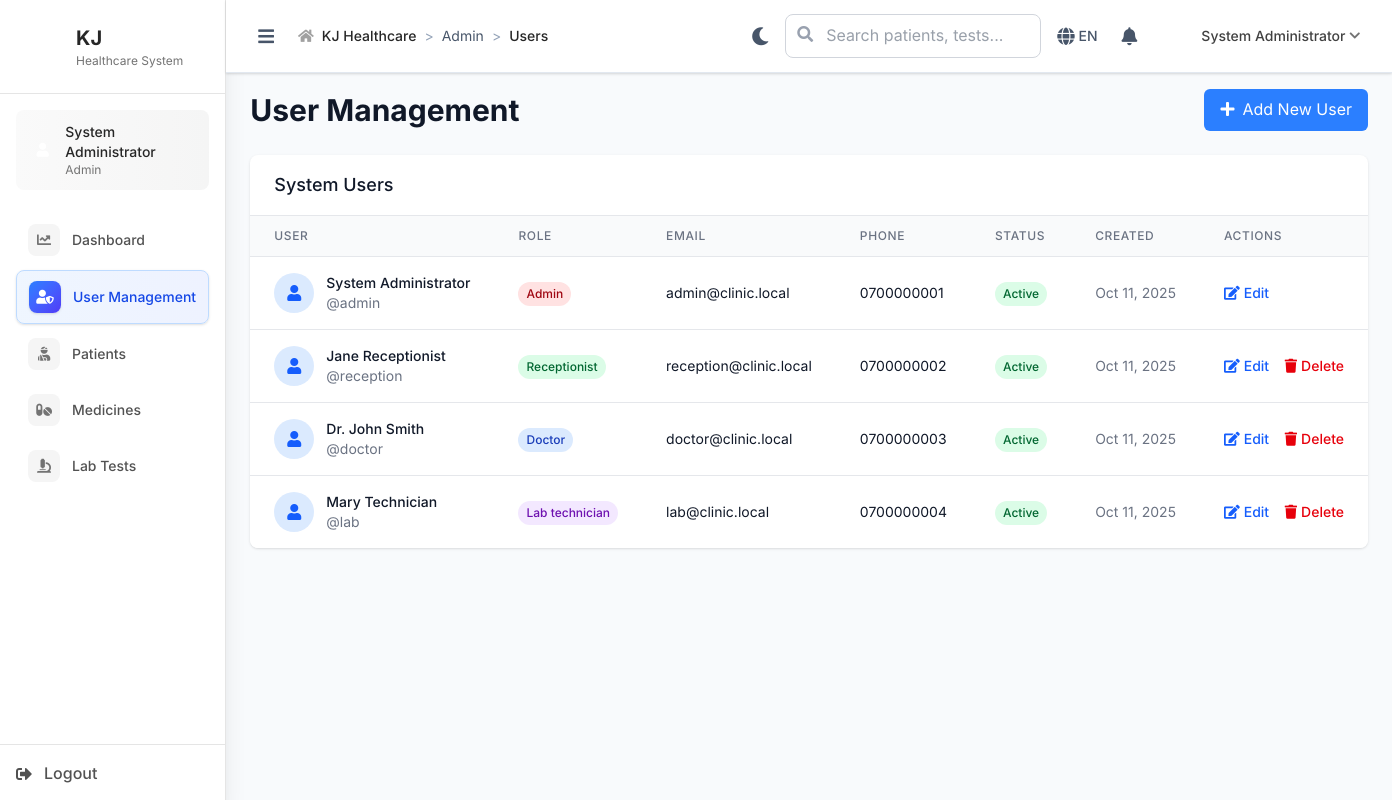
/admin/users (signed in), run on an earlier commit of the app's database.
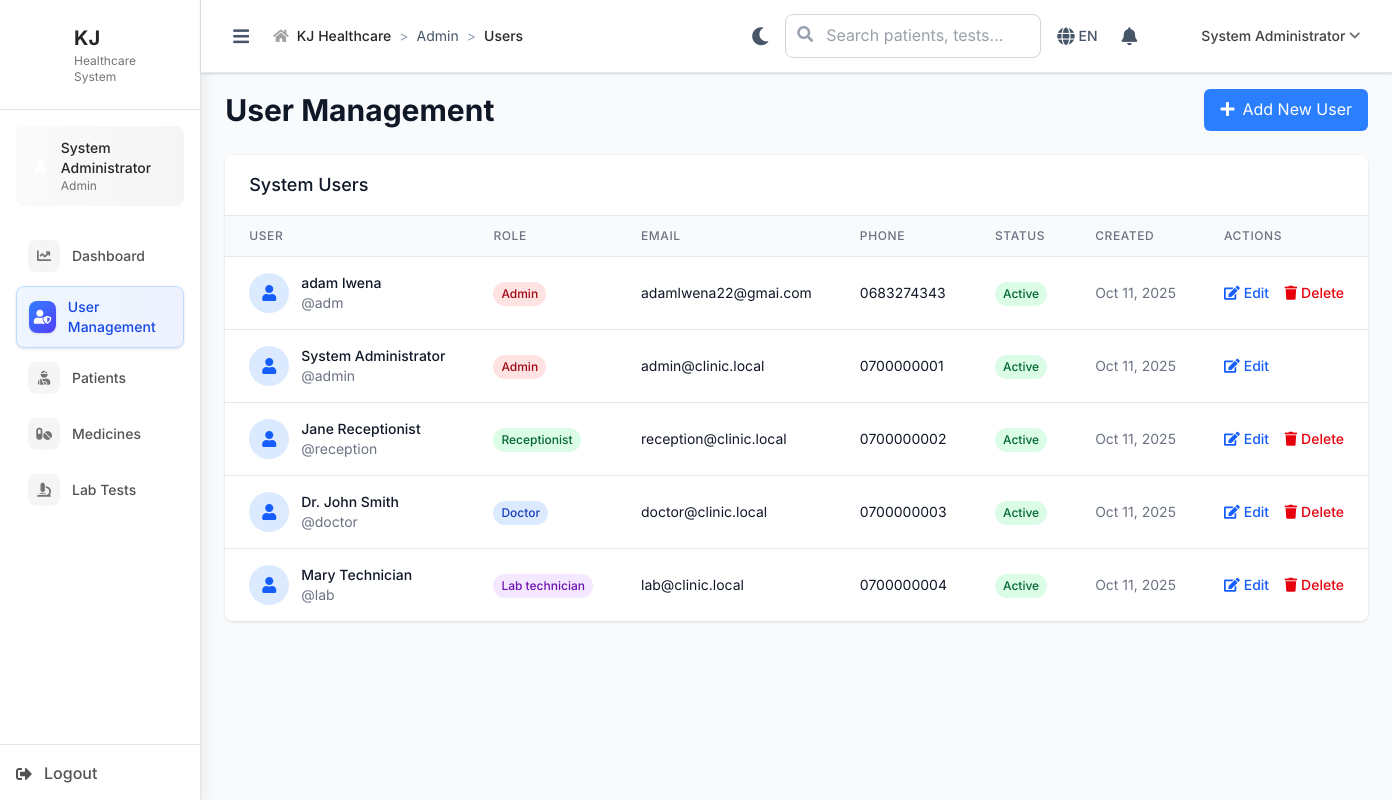
And on a later commit of the database.
### tables this page shows
CREATE TABLE `users` (
  `id` int(11) NOT NULL,
  `username` varchar(50) NOT NULL,
  `password_hash` varchar(255) NOT NULL,
  `email` varchar(100) NOT NULL,
  `role` enum('admin','receptionist','doctor','lab_technician') NOT NULL,
  `first_name` varchar(50) NOT NULL,
  `last_name` varchar(50) NOT NULL,
  `phone` varchar(20) DEFAULT NULL,
  `specialization` varchar(100) DEFAULT NULL COMMENT 'For doctors - future use',
  `is_active` tinyint(1) DEFAULT 1,
  `created_at` timestamp NOT NULL DEFAULT current_timestamp(),
  `updated_at` timestamp NOT NULL DEFAULT current_timestamp() ON UPDATE current_timestamp()
);

### includes/BaseController.php (called while the page is built, shortened)
<?php
class BaseController {
    public function __construct() {
        global $pdo;
        $this->pdo = $pdo;
    }
    protected function render($view, $data = []) {
        extract($data);
        $BASE_PATH = defined('BASE_PATH') ? BASE_PATH : (rtrim(str_replace('\\', '/', dirname($_SERVER['SCRIPT_NAME'] ?? '/')), '/') ?: '');
        include __DIR__ . "/../views/{$view}.php";
    $content = ob_get_clean();
    $base = defined('BASE_PATH') ? BASE_PATH : '/' . basename(dirname(__DIR__));
    $content = str_replace(['/KJ/', '/ZAHANATI/'], rtrim($base, '/') . '/', $content);
        $BASE_PATH = defined('BASE_PATH') ? BASE_PATH : (rtrim(str_replace('\\', '/', dirname($_SERVER['SCRIPT_NAME'] ?? '/')), '/') ?: '');
        include __DIR__ . '/../views/layouts/main.php';
    }
}
?>

### controllers/AdminController.php (called while the page is built, shortened)
<?php
require_once __DIR__ . '/../includes/BaseController.php';
class AdminController extends BaseController {
    public function users() {
        $users = $this->pdo->query("SELECT id, username, email, role, first_name, last_name, phone, is_active, created_at FROM users ORDER BY created_at DESC")->fetchAll();
        $this->render('admin/users', [
            'users' => $users
        ]);
    }
}
?>

### index.php (called while the page is built, shortened)
<?php
$request = $_SERVER['REQUEST_URI'];
$path = parse_url($request, PHP_URL_PATH);
if (strpos($path, BASE_PATH) === 0) {
    $path = substr($path, strlen(BASE_PATH));
}
$path = ltrim($path, '/');
$segments = explode('/', $path);
$controller = $segments[0] ?? 'auth';
$action = $segments[1] ?? 'login';
try {
    $controllerInstance = new $controllerClass();
    $params = array_slice($segments, 2);
    call_user_func_array([$controllerInstance, $action], $params);
} catch (Throwable $e) {
    Logger::error("Error in controller: " . $e->getMessage(), [
        'controller' => $controller,
        'action' => $action,
        'file' => $e->getFile(),
        'line' => $e->getLine(),
        'trace' => $e->getTraceAsString()
    ]);
    error_log("Error in controller: " . $e->getMessage());
    http_response_code(500);
    echo "Internal server error";
}
?>

### views/admin/users.php (the view, shortened to what the changed rows need)
<div class="space-y-6">
    <div class="flex items-center justify-between">
        <h1 class="text-3xl font-bold text-gray-900">User Management</h1>
    </div>
    <div class="bg-white rounded-lg shadow overflow-hidden">
        <div class="overflow-x-auto">
            <table class="min-w-full divide-y divide-gray-200">
                <thead class="bg-gray-50">
                    <tr>
                        <th class="px-6 py-3 text-left text-xs font-medium text-gray-500 uppercase tracking-wider">User</th>
                        <th class="px-6 py-3 text-left text-xs font-medium text-gray-500 uppercase tracking-wider">Role</th>
                        <th class="px-6 py-3 text-left text-xs font-medium text-gray-500 uppercase tracking-wider">Email</th>
                        <th class="px-6 py-3 text-left text-xs font-medium text-gray-500 uppercase tracking-wider">Phone</th>
                        <th class="px-6 py-3 text-left text-xs font-medium text-gray-500 uppercase tracking-wider">Status</th>
                        <th class="px-6 py-3 text-left text-xs font-medium text-gray-500 uppercase tracking-wider">Created</th>
                        <th class="px-6 py-3 text-left text-xs font-medium text-gray-500 uppercase tracking-wider">Actions</th>
                    </tr>
                </thead>
                <tbody class="bg-white divide-y divide-gray-200">
                    <?php foreach ($users as $user): ?>
                    <tr class="hover:bg-gray-50">
                        <td class="px-6 py-4 whitespace-nowrap">
                            <div class="flex items-center">
                                <div class="w-10 h-10 bg-blue-100 rounded-full flex items-center justify-center mr-3">
                                    <i class="fas fa-user text-blue-600"></i>
                                </div>
                                <div>
                                    <div class="text-sm font-medium text-gray-900">
                                        <?php echo htmlspecialchars($user['first_name'] . ' ' . $user['last_name']); ?>
                                    </div>
                                    <div class="text-sm text-gray-500">
                                        @<?php echo htmlspecialchars($user['username']); ?>
                                    </div>
                                </div>
                            </div>
                        </td>
                        <td class="px-6 py-4 whitespace-nowrap">
                            <span class="inline-flex px-2 py-1 text-xs font-medium rounded-full
                                <?php
                                switch ($user['role']) {
                                    case 'admin':
                                        echo 'bg-red-100 text-red-800';
                                        break;
                                    case 'doctor':
                                        echo 'bg-blue-100 text-blue-800';
                                        break;
                                    case 'receptionist':
                                        echo 'bg-green-100 text-green-800';
                                        break;
                                    case 'lab_technician':
                                        echo 'bg-purple-100 text-purple-800';
                                        break;
                                }
                                ?>">
                                <?php echo ucfirst(str_replace('_', ' ', $user['role'])); ?>
                            </span>
                        </td>
                        <td class="px-6 py-4 whitespace-nowrap text-sm text-gray-900">
                            <?php echo htmlspecialchars($user['email']); ?>
                        </td>
                        <td class="px-6 py-4 whitespace-nowrap text-sm text-gray-900">
                            <?php echo htmlspecialchars($user['phone'] ?? 'N/A'); ?>
                        </td>
                        <td class="px-6 py-4 whitespace-nowrap">
                            <span class="inline-flex px-2 py-1 text-xs font-medium rounded-full
                                <?php echo $user['is_active'] ? 'bg-green-100 text-green-800' : 'bg-red-100 text-red-800'; ?>">
                                <?php echo $user['is_active'] ? 'Active' : 'Inactive'; ?>
                            </span>
                        </td>
                        <td class="px-6 py-4 whitespace-nowrap text-sm text-gray-500">
                            <?php echo date('M j, Y', strtotime($user['created_at'])); ?>
                        </td>
                        <td class="px-6 py-4 whitespace-nowrap text-sm font-medium">
                            <a href="<?= $BASE_PATH ?>/admin/edit_user?id=<?= $user['id'] ?>" class="text-blue-600 hover:text-blue-900 mr-3">
                                <i class="fas fa-edit mr-1"></i>Edit
                            </a>
                            <?php if ($user['id'] != $_SESSION['user_id']): ?>
                                <button onclick="deleteUser(<?= $user['id'] ?>, '<?= htmlspecialchars($user['username']) ?>')"
                                        class="text-red-600 hover:text-red-900">
                                    <i class="fas fa-trash mr-1"></i>Delete
                                </button>
                            <?php endif; ?>
                        </td>
                    </tr>
                    <?php endforeach; ?>
                </tbody>
            </table>
        </div>
    </div>
</div>

### views/layouts/main.php (shortened to what the changed rows need)
<!DOCTYPE html>
<html lang="en">
<head>
    <link rel="stylesheet" href="/assets/css/tailwind.css">
    <link rel="stylesheet" href="/assets/css/fontawesome.min.css">
    <link rel="stylesheet" href="/assets/css/fonts.css">
    <link rel="stylesheet" href="https://cdnjs.cloudflare.com/ajax/libs/font-awesome/5.15.4/css/all.min.css">
    <link rel="stylesheet" href="/KJ/assets/css/tailwind.css">
</head>
<body class="bg-gray-100">
    <?php if (isset($_SESSION['user_id'])): ?>
        <div class="flex min-h-screen">
            <div id="sidebar" class="sidebar w-64 bg-white shadow-xl min-h-screen flex flex-col border-r border-neutral-200">
                <div class="flex-1 p-4 overflow-y-auto custom-scrollbar">
                    <nav class="space-y-1">
                        <?php
                        $role = $_SESSION['user_role'];
                        $menu_items = [];
                        $current_path = trim(parse_url($_SERVER['REQUEST_URI'], PHP_URL_PATH), '/');
                        $base = defined('BASE_PATH') ? trim(BASE_PATH, '/') : basename(dirname(__DIR__, 2));
                        if (strpos($current_path, $base . '/') === 0) {
                            $current_path = substr($current_path, strlen($base) + 1);
                        }
                        if ($role === 'admin') {
                            $menu_items = [
                                ['url' => 'admin/dashboard', 'icon' => 'fas fa-chart-line', 'text' => 'Dashboard'],
                                ['url' => 'admin/users', 'icon' => 'fas fa-user-shield', 'text' => 'User Management'],
                                ['url' => 'admin/patients', 'icon' => 'fas fa-user-injured', 'text' => 'Patients'],
                                ['url' => 'admin/medicines', 'icon' => 'fas fa-pills', 'text' => 'Medicines'],
                                ['url' => 'admin/tests', 'icon' => 'fas fa-microscope', 'text' => 'Lab Tests'],
                            ];
                        }
                        ?>
                        <?php foreach ($menu_items as $item):
                            $is_active = (strpos($current_path, $item['url']) !== false);
                            $color = isset($item['color']) ? $item['color'] : 'blue';
                        ?>
                            <a href="<?php echo htmlspecialchars($BASE_PATH); ?>/<?php echo $item['url']; ?>"
                                class="group flex items-center justify-between px-3 py-2.5 rounded-lg transition-all duration-200 <?php echo $is_active ? 'bg-gradient-to-r from-blue-50 to-indigo-50 border border-blue-200 text-blue-700 shadow-sm' : 'text-neutral-600 hover:bg-gradient-to-r hover:from-neutral-50 hover:to-neutral-100 hover:text-neutral-800'; ?>"
                                onclick="closeSidebarOnMobile()">
                                <div class="flex items-center space-x-3">
                                    <div class="w-8 h-8 rounded-lg flex items-center justify-center transition-all duration-200 <?php echo $is_active ? 'bg-gradient-to-br from-blue-500 to-indigo-600 text-white shadow-sm' : 'bg-neutral-100 text-neutral-500 group-hover:bg-gradient-to-br group-hover:from-' . $color . '-500 group-hover:to-' . $color . '-600 group-hover:text-white'; ?>">
                                        <i class="<?php echo $item['icon']; ?> text-sm"></i>
                                    </div>
                                    <span class="font-medium text-sm"><?php echo $item['text']; ?></span>
                                </div>
                            </a>
                        <?php endforeach; ?>
                    </nav>
                </div>
            </div>
            <div class="flex-1 flex flex-col min-h-screen">
                <div class="top-header">
                    <div class="px-4 md:px-6 py-3">
                        <div class="flex items-center justify-between">
                            <div class="flex items-center space-x-4">
                                <nav class="breadcrumb hidden md:flex">
                                    <?php
                                    $current_page = trim(parse_url($_SERVER['REQUEST_URI'], PHP_URL_PATH), '/');
                                    $base = defined('BASE_PATH') ? trim(BASE_PATH, '/') : basename(dirname(__DIR__, 2));
                                    if (strpos($current_page, $base . '/') === 0) {
                                        $current_page = substr($current_page, strlen($base) + 1);
                                    }
                                    $breadcrumbs = [];
                                    $parts = explode('/', $current_page);
                                    if (count($parts) >= 1 && $parts[0]) {
                                        $breadcrumbs[] = ['text' => ucfirst($parts[0]), 'url' => $parts[0]];
                                        if (count($parts) >= 2 && $parts[1]) {
                                            $breadcrumbs[] = ['text' => ucfirst(str_replace('_', ' ', $parts[1])), 'url' => null];
                                        }
                                    }
                                    ?>
                                    <?php foreach ($breadcrumbs as $index => $crumb): ?>
                                        <div class="breadcrumb-item">
                                            <?php if ($crumb['url'] && $index < count($breadcrumbs) - 1): ?>
                                                <a href="<?= htmlspecialchars($BASE_PATH) ?>/<?= htmlspecialchars($crumb['url']) ?>"
                                                    class="breadcrumb-link"><?= htmlspecialchars($crumb['text']) ?></a>
                                            <?php else: ?>
                                                <span class="text-neutral-800 font-medium"><?= htmlspecialchars($crumb['text']) ?></span>
                                            <?php endif; ?>
                                        </div>
                                    <?php endforeach; ?>
                                </nav>
                            </div>
                        </div>
                    </div>
                </div>
                <main class="flex-1 overflow-auto custom-scrollbar main-content-area">
                    <div class="fade-in">
                        <?php echo $content; ?>
                    </div>
                </main>
            </div>
        </div>
    <?php endif; ?>
</body>
</html>

What changed in the data, as far as the page shows it:
added users: first_name+last_name "adam lwena", username "adm", role "Admin", email "adamlwena22@gmai.com", phone "0683274343", is_active "Active", created_at "Oct 11, 2025"
